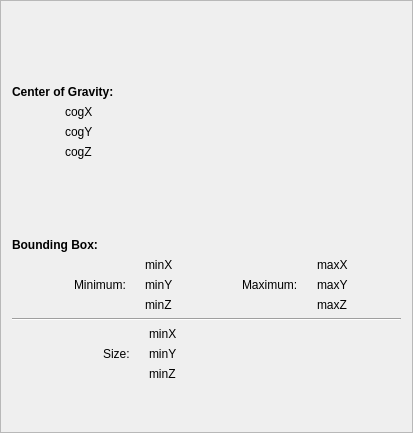
       <widget class="QFrame" name="frame_2">
        <property name="frameShape">
         <enum>QFrame::StyledPanel</enum>
        </property>
        <property name="frameShadow">
         <enum>QFrame::Raised</enum>
        </property>
        <layout class="QVBoxLayout" name="verticalLayout">
         <item>
          <layout class="QHBoxLayout" name="horizontalLayout_11">
           <item>
            <layout class="QVBoxLayout" name="verticalLayout_5">
             <item>
              <spacer name="verticalSpacer_2">
               <property name="orientation">
                <enum>Qt::Vertical</enum>
               </property>
               <property name="sizeHint" stdset="0">
                <size>
                 <width>20</width>
                 <height>18</height>
                </size>
               </property>
              </spacer>
             </item>
             <item>
              <widget class="QLabel" name="label_22">
               <property name="font">
                <font>
                 <weight>75</weight>
                 <bold>true</bold>
                </font>
               </property>
               <property name="text">
                <string>Center of Gravity:</string>
               </property>
              </widget>
             </item>
             <item>
              <layout class="QHBoxLayout" name="horizontalLayout_9">
               <item>
                <spacer name="horizontalSpacer">
                 <property name="orientation">
                  <enum>Qt::Horizontal</enum>
                 </property>
                 <property name="sizeHint" stdset="0">
                  <size>
                   <width>40</width>
                   <height>20</height>
                  </size>
                 </property>
                </spacer>
               </item>
               <item>
                <widget class="QLabel" name="bracketA_3">
                 <property name="text">
                  <string/>
                 </property>
                 <property name="pixmap">
                  <pixmap resource="icons.qrc">:/info/dialogIcons/info_bracketA.png</pixmap>
                 </property>
                </widget>
               </item>
               <item>
                <layout class="QVBoxLayout" name="verticalLayout_4">
                 <item>
                  <widget class="QLabel" name="cogX">
                   <property name="font">
                    <font>
                     <weight>50</weight>
                     <bold>false</bold>
                    </font>
                   </property>
                   <property name="text">
                    <string>cogX</string>
                   </property>
                  </widget>
                 </item>
                 <item>
                  <widget class="QLabel" name="cogY">
                   <property name="font">
                    <font>
                     <weight>50</weight>
                     <bold>false</bold>
                    </font>
                   </property>
                   <property name="text">
                    <string>cogY</string>
                   </property>
                  </widget>
                 </item>
                 <item>
                  <widget class="QLabel" name="cogZ">
                   <property name="font">
                    <font>
                     <weight>50</weight>
                     <bold>false</bold>
                    </font>
                   </property>
                   <property name="text">
                    <string>cogZ</string>
                   </property>
                  </widget>
                 </item>
                </layout>
               </item>
               <item>
                <widget class="QLabel" name="bracketB_3">
                 <property name="text">
                  <string/>
                 </property>
                 <property name="pixmap">
                  <pixmap resource="icons.qrc">:/info/dialogIcons/info_bracketB.png</pixmap>
                 </property>
                </widget>
               </item>
               <item>
                <spacer name="horizontalSpacer_7">
                 <property name="orientation">
                  <enum>Qt::Horizontal</enum>
                 </property>
                 <property name="sizeHint" stdset="0">
                  <size>
                   <width>40</width>
                   <height>20</height>
                  </size>
                 </property>
                </spacer>
               </item>
              </layout>
             </item>
             <item>
              <spacer name="verticalSpacer">
               <property name="orientation">
                <enum>Qt::Vertical</enum>
               </property>
               <property name="sizeHint" stdset="0">
                <size>
                 <width>20</width>
                 <height>40</height>
                </size>
               </property>
              </spacer>
             </item>
            </layout>
           </item>
           <item>
            <widget class="QLabel" name="label_2">
             <property name="minimumSize">
              <size>
               <width>200</width>
               <height>220</height>
              </size>
             </property>
             <property name="text">
              <string/>
             </property>
             <property name="pixmap">
              <pixmap resource="icons.qrc">:/info/dialogIcons/info_boundingbox.png</pixmap>
             </property>
            </widget>
           </item>
           <item>
            <spacer name="horizontalSpacer_4">
             <property name="orientation">
              <enum>Qt::Horizontal</enum>
             </property>
             <property name="sizeHint" stdset="0">
              <size>
               <width>40</width>
               <height>20</height>
              </size>
             </property>
            </spacer>
           </item>
          </layout>
         </item>
         <item>
          <widget class="QLabel" name="label_4">
           <property name="font">
            <font>
             <weight>75</weight>
             <bold>true</bold>
            </font>
           </property>
           <property name="text">
            <string>Bounding Box:</string>
           </property>
          </widget>
         </item>
         <item>
          <layout class="QHBoxLayout" name="horizontalLayout_10">
           <item>
            <spacer name="horizontalSpacer_6">
             <property name="orientation">
              <enum>Qt::Horizontal</enum>
             </property>
             <property name="sizeType">
              <enum>QSizePolicy::Fixed</enum>
             </property>
             <property name="sizeHint" stdset="0">
              <size>
               <width>62</width>
               <height>20</height>
              </size>
             </property>
            </spacer>
           </item>
           <item>
            <widget class="QLabel" name="label_12">
             <property name="text">
              <string>Minimum:</string>
             </property>
            </widget>
           </item>
           <item>
            <widget class="QLabel" name="bracketA">
             <property name="text">
              <string/>
             </property>
             <property name="pixmap">
              <pixmap resource="icons.qrc">:/info/dialogIcons/info_bracketA.png</pixmap>
             </property>
            </widget>
           </item>
           <item>
            <layout class="QVBoxLayout" name="verticalLayout_2">
             <item>
              <widget class="QLabel" name="bbMinX">
               <property name="font">
                <font>
                 <weight>50</weight>
                 <bold>false</bold>
                </font>
               </property>
               <property name="text">
                <string>minX</string>
               </property>
              </widget>
             </item>
             <item>
              <widget class="QLabel" name="bbMinY">
               <property name="font">
                <font>
                 <weight>50</weight>
                 <bold>false</bold>
                </font>
               </property>
               <property name="text">
                <string>minY</string>
               </property>
              </widget>
             </item>
             <item>
              <widget class="QLabel" name="bbMinZ">
               <property name="font">
                <font>
                 <weight>50</weight>
                 <bold>false</bold>
                </font>
               </property>
               <property name="text">
                <string>minZ</string>
               </property>
              </widget>
             </item>
            </layout>
           </item>
           <item>
            <widget class="QLabel" name="bracketB">
             <property name="text">
              <string/>
             </property>
             <property name="pixmap">
              <pixmap resource="icons.qrc">:/info/dialogIcons/info_bracketB.png</pixmap>
             </property>
            </widget>
           </item>
           <item>
            <spacer name="horizontalSpacer_5">
             <property name="orientation">
              <enum>Qt::Horizontal</enum>
             </property>
             <property name="sizeType">
              <enum>QSizePolicy::Fixed</enum>
             </property>
             <property name="sizeHint" stdset="0">
              <size>
               <width>50</width>
               <height>20</height>
              </size>
             </property>
            </spacer>
           </item>
           <item>
            <widget class="QLabel" name="label_21">
             <property name="text">
              <string>Maximum:</string>
             </property>
            </widget>
           </item>
           <item>
            <widget class="QLabel" name="bracketA_2">
             <property name="text">
              <string/>
             </property>
             <property name="pixmap">
              <pixmap resource="icons.qrc">:/info/dialogIcons/info_bracketA.png</pixmap>
             </property>
            </widget>
           </item>
           <item>
            <layout class="QVBoxLayout" name="verticalLayout_3">
             <item>
              <widget class="QLabel" name="bbMaxX">
               <property name="font">
                <font>
                 <weight>50</weight>
                 <bold>false</bold>
                </font>
               </property>
               <property name="text">
                <string>maxX</string>
               </property>
              </widget>
             </item>
             <item>
              <widget class="QLabel" name="bbMaxY">
               <property name="font">
                <font>
                 <weight>50</weight>
                 <bold>false</bold>
                </font>
               </property>
               <property name="text">
                <string>maxY</string>
               </property>
              </widget>
             </item>
             <item>
              <widget class="QLabel" name="bbMaxZ">
               <property name="font">
                <font>
                 <weight>50</weight>
                 <bold>false</bold>
                </font>
               </property>
               <property name="text">
                <string>maxZ</string>
               </property>
              </widget>
             </item>
            </layout>
           </item>
           <item>
            <widget class="QLabel" name="bracketB_2">
             <property name="text">
              <string/>
             </property>
             <property name="pixmap">
              <pixmap resource="icons.qrc">:/info/dialogIcons/info_bracketB.png</pixmap>
             </property>
            </widget>
           </item>
           <item>
            <spacer name="horizontalSpacer_3">
             <property name="orientation">
              <enum>Qt::Horizontal</enum>
             </property>
             <property name="sizeHint" stdset="0">
              <size>
               <width>40</width>
               <height>20</height>
              </size>
             </property>
            </spacer>
           </item>
          </layout>
         </item>
         <item>
          <widget class="Line" name="line">
           <property name="orientation">
            <enum>Qt::Horizontal</enum>
           </property>
          </widget>
         </item>
         <item>
          <layout class="QHBoxLayout" name="horizontalLayout_16">
           <item>
            <spacer name="horizontalSpacer_9">
             <property name="orientation">
              <enum>Qt::Horizontal</enum>
             </property>
             <property name="sizeType">
              <enum>QSizePolicy::Fixed</enum>
             </property>
             <property name="sizeHint" stdset="0">
              <size>
               <width>91</width>
               <height>20</height>
              </size>
             </property>
            </spacer>
           </item>
           <item>
            <widget class="QLabel" name="label_13">
             <property name="text">
              <string>Size:</string>
             </property>
            </widget>
           </item>
           <item>
            <widget class="QLabel" name="bracketA_5">
             <property name="text">
              <string/>
             </property>
             <property name="pixmap">
              <pixmap resource="icons.qrc">:/info/dialogIcons/info_bracketA.png</pixmap>
             </property>
            </widget>
           </item>
           <item>
            <layout class="QVBoxLayout" name="verticalLayout_6">
             <item>
              <widget class="QLabel" name="bbSizeX">
               <property name="font">
                <font>
                 <weight>50</weight>
                 <bold>false</bold>
                </font>
               </property>
               <property name="text">
                <string>minX</string>
               </property>
              </widget>
             </item>
             <item>
              <widget class="QLabel" name="bbSizeY">
               <property name="font">
                <font>
                 <weight>50</weight>
                 <bold>false</bold>
                </font>
               </property>
               <property name="text">
                <string>minY</string>
               </property>
              </widget>
             </item>
             <item>
              <widget class="QLabel" name="bbSizeZ">
               <property name="font">
                <font>
                 <weight>50</weight>
                 <bold>false</bold>
                </font>
               </property>
               <property name="text">
                <string>minZ</string>
               </property>
              </widget>
             </item>
            </layout>
           </item>
           <item>
            <widget class="QLabel" name="bracketB_5">
             <property name="text">
              <string/>
             </property>
             <property name="pixmap">
              <pixmap resource="icons.qrc">:/info/dialogIcons/info_bracketB.png</pixmap>
             </property>
            </widget>
           </item>
           <item>
            <spacer name="horizontalSpacer_12">
             <property name="orientation">
              <enum>Qt::Horizontal</enum>
             </property>
             <property name="sizeHint" stdset="0">
              <size>
               <width>40</width>
               <height>20</height>
              </size>
             </property>
            </spacer>
           </item>
          </layout>
         </item>
         <item>
          <spacer name="verticalSpacer_3">
           <property name="orientation">
            <enum>Qt::Vertical</enum>
           </property>
           <property name="sizeHint" stdset="0">
            <size>
             <width>20</width>
             <height>40</height>
            </size>
           </property>
          </spacer>
         </item>
        </layout>
       </widget>
